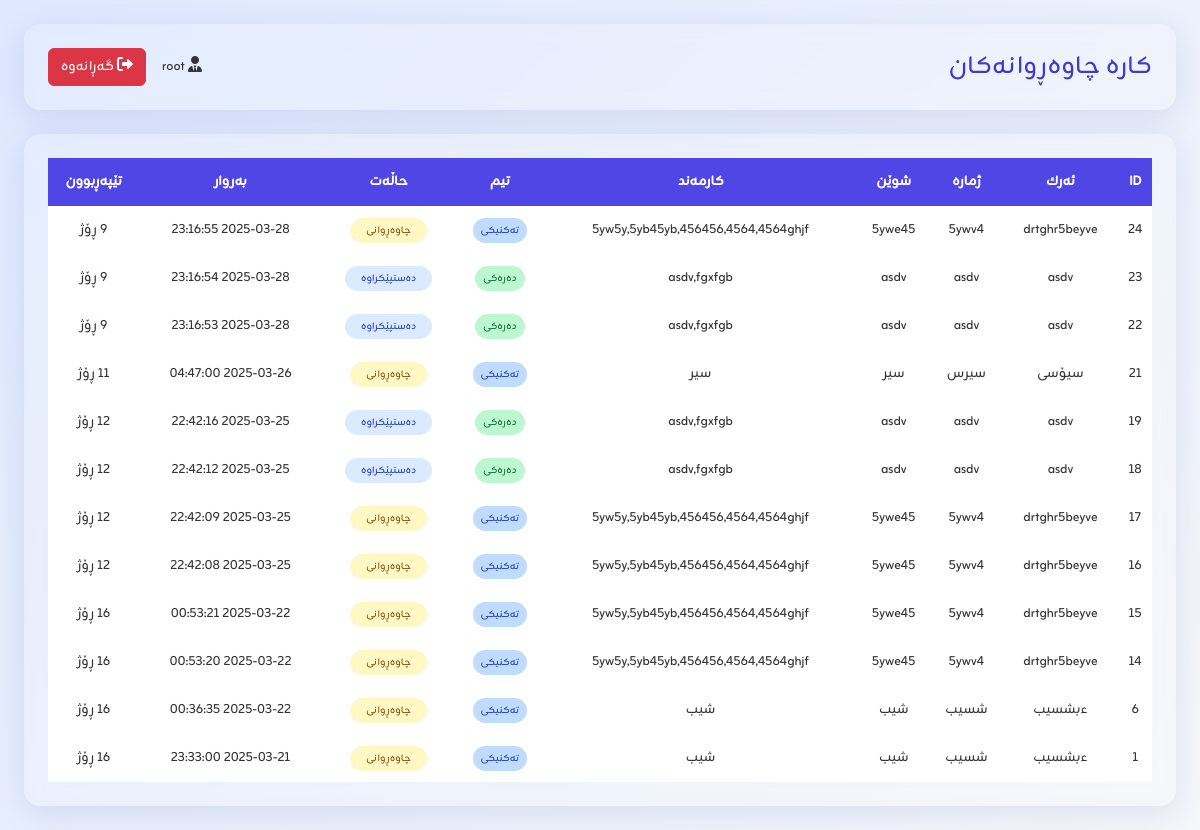
The page /views/tasks/pending_tasks.php (signed in) on the database its author committed.
### tables this page shows
CREATE TABLE `tasks` (
  `id` int(11) NOT NULL AUTO_INCREMENT,
  `task_name` varchar(100) NOT NULL,
  `task_number` varchar(50) NOT NULL,
  `location` varchar(100) NOT NULL,
  `employee` text DEFAULT NULL,
  `mobile_number` varchar(20) DEFAULT NULL,
  `team` enum('تەکنیکی','دەرەکی') DEFAULT 'تەکنیکی',
  `status` enum('چاوەڕوانی','دەستپێکراوە','تەواوکراوە') DEFAULT 'چاوەڕوانی',
  `cost` decimal(10,2) DEFAULT NULL,
  `currency` varchar(10) DEFAULT 'IQD',
  `date` datetime NOT NULL,
  `files` text DEFAULT NULL,
  `completion_date` datetime DEFAULT NULL,
  `created_by` int(11) DEFAULT NULL,
  `created_at` timestamp NULL DEFAULT current_timestamp(),
  `image_url` int(11) NOT NULL,
  PRIMARY KEY (`id`),
  KEY `created_by` (`created_by`),
  CONSTRAINT `tasks_ibfk_1` FOREIGN KEY (`created_by`) REFERENCES `users` (`id`)
);

### includes/db.php (called while the page is built, shortened)
<?php
$username = "root";
?>

### views/tasks/pending_tasks.php (the view, shortened to what this page needs)
<?php
include '../../includes/db.php';
$order = isset($_GET['order']) && $_GET['order'] == 'asc' ? 'ASC' : 'DESC';
$query = "SELECT * FROM tasks WHERE status IN ('چاوەڕوانی', 'دەستپێکراوە') ORDER BY date $order";
$result = mysqli_query($conn, $query);
?>
<!DOCTYPE html>
<html lang="ku" dir="rtl">
<head>
    <link href="https://cdn.jsdelivr.net/npm/bootstrap@5.3.0/dist/css/bootstrap.rtl.min.css" rel="stylesheet">
    <script src="https://cdn.tailwindcss.com"></script>
</head>
<body class="p-4">
    <header class="glass max-w-7xl mx-auto mb-6 flex justify-between items-center p-4">
        <h1 class="text-3xl text-indigo-700">کارە چاوەڕوانەکان</h1>
        <div class="flex gap-3 items-center">
            <span><i class="fa-solid fa-user-tie"></i> <?= htmlspecialchars($username); ?></span>
            <a href="../tasks.php" class="btn btn-danger"><i class="fas fa-sign-out-alt"></i> گەڕانەوە</a>
        </div>
    </header>
    <div class="glass max-w-7xl mx-auto p-4 overflow-x-auto">
        <table>
            <thead>
                <tr>
                    <th>ID</th>
                    <th>ئەرك</th>
                    <th>ژمارە</th>
                    <th>شوێن</th>
                    <th>کارمەند</th>
                    <th>تیم</th>
                    <th>حاڵەت</th>
                    <th>بەروار</th>
                    <th>تێپەڕبوون</th>
                </tr>
            </thead>
            <tbody>
                <?php while ($row = mysqli_fetch_assoc($result)) {
                    $task_date = new DateTime($row['date']);
                    $current_date = new DateTime();
                    $interval = $current_date->diff($task_date);
                    $days_passed = $interval->days;
                    if ($task_date && $current_date && $interval) {
                        $days_passed = $interval->days;
                    } else {
                        $days_passed = 'N/A';
                    }
                ?>
                    <tr>
                        <td data-label="ID"><?= $row['id'] ?></td>
                        <td data-label="ئەرك"><?= htmlspecialchars($row['task_name']) ?></td>
                        <td data-label="ژمارە"><?= htmlspecialchars($row['task_number']) ?></td>
                        <td data-label="شوێن"><?= htmlspecialchars($row['location']) ?></td>
                        <td data-label="کارمەند"><?= htmlspecialchars($row['employee']) ?></td>
                        <td data-label="تیم">
                            <span class="px-2 py-1 rounded-full text-xs font-medium
                                <?= $row['team'] === 'تەکنیکی' ? 'bg-blue-200 text-blue-800' : 'bg-green-200 text-green-800' ?>">
                                <?= htmlspecialchars($row['team']) ?>
                            </span>
                        </td>
                        <td data-label="حاڵەت">
                            <span class="px-3 py-1 rounded-full text-xs
                                <?= $row['status'] === 'چاوەڕوانی' ? 'bg-yellow-100 text-yellow-800' :
                                    ($row['status'] === 'دەستپێکراوە' ? 'bg-blue-100 text-blue-800' : 'bg-green-100 text-green-800') ?>">
                                <?= htmlspecialchars($row['status']) ?>
                            </span>
                        </td>
                        <td><?= htmlspecialchars($row['date']) ?></td>
                        <td><?= $days_passed ?> ڕۆژ</td>
                    </tr>
                <?php } ?>
            </tbody>
        </table>
    </div>
</body>
</html>

### views/tasks/pending_tasks.php (style rules this page uses)
body, h1, .btn, .table, .status, .dropdown-menu, .dropdown-item { font-family: 'Zain', sans-serif; }
body { background: linear-gradient(135deg, #dee8ff, #f5f7fa); color: #333; }
.glass { background: rgba(255, 255, 255, 0.15); backdrop-filter: blur(10px); border-radius: 1rem; box-shadow: 0 8px 32px rgba(31, 38, 135, 0.1); transition: all 0.4s ease; }
table { border-spacing: 0 10px; width: 100%; }
thead tr { background-color: #4F46E5; color: white; }
tbody tr { background-color: #fff; border-radius: 12px; transition: all 0.3s; }
td, th { padding: 12px 5px; text-align: center; }

### rows shown on the page
tasks: id "24", task_name "drtghr5beyve", task_number "5ywv4", location "5ywe45", employee "5yw5y,5yb45yb,456456,4564,4564ghjf", team "تەکنیکی", status "چاوەڕوانی", date "2025-03-28 23:16:55"
tasks: id "23", task_name "asdv", task_number "asdv", location "asdv", employee "asdv,fgxfgb", team "دەرەکی", status "دەستپێکراوە", date "2025-03-28 23:16:54"
tasks: id "22", task_name "asdv", task_number "asdv", location "asdv", employee "asdv,fgxfgb", team "دەرەکی", status "دەستپێکراوە", date "2025-03-28 23:16:53"
tasks: id "21", task_name "سیۆسی", task_number "سیرس", location "سیر", employee "سیر", team "تەکنیکی", status "چاوەڕوانی", date "2025-03-26 04:47:00", date "11"
tasks: id "19", task_name "asdv", task_number "asdv", location "asdv", employee "asdv,fgxfgb", team "دەرەکی", status "دەستپێکراوە", date "2025-03-25 22:42:16", date "12"
tasks: id "18", task_name "asdv", task_number "asdv", location "asdv", employee "asdv,fgxfgb", team "دەرەکی", status "دەستپێکراوە", date "2025-03-25 22:42:12", date "12"
tasks: id "17", task_name "drtghr5beyve", task_number "5ywv4", location "5ywe45", employee "5yw5y,5yb45yb,456456,4564,4564ghjf", team "تەکنیکی", status "چاوەڕوانی", date "2025-03-25 22:42:09", date "12"
tasks: id "16", task_name "drtghr5beyve", task_number "5ywv4", location "5ywe45", employee "5yw5y,5yb45yb,456456,4564,4564ghjf", team "تەکنیکی", status "چاوەڕوانی", date "2025-03-25 22:42:08", date "12"
tasks: id "15", task_name "drtghr5beyve", task_number "5ywv4", location "5ywe45", employee "5yw5y,5yb45yb,456456,4564,4564ghjf", team "تەکنیکی", status "چاوەڕوانی", date "2025-03-22 00:53:21", days_passed "16"
tasks: id "14", task_name "drtghr5beyve", task_number "5ywv4", location "5ywe45", employee "5yw5y,5yb45yb,456456,4564,4564ghjf", team "تەکنیکی", status "چاوەڕوانی", date "2025-03-22 00:53:20", days_passed "16"
tasks: id "6", task_name "ءبشسیب", task_number "شسیب", location "شیب", employee "شیب", team "تەکنیکی", status "چاوەڕوانی", date "2025-03-22 00:36:35", date "16"
tasks: id "1", task_name "ءبشسیب", task_number "شسیب", location "شیب", employee "شیب", team "تەکنیکی", status "چاوەڕوانی", date "2025-03-21 23:33:00", date "16"

### other values the page prints
$username "root"
